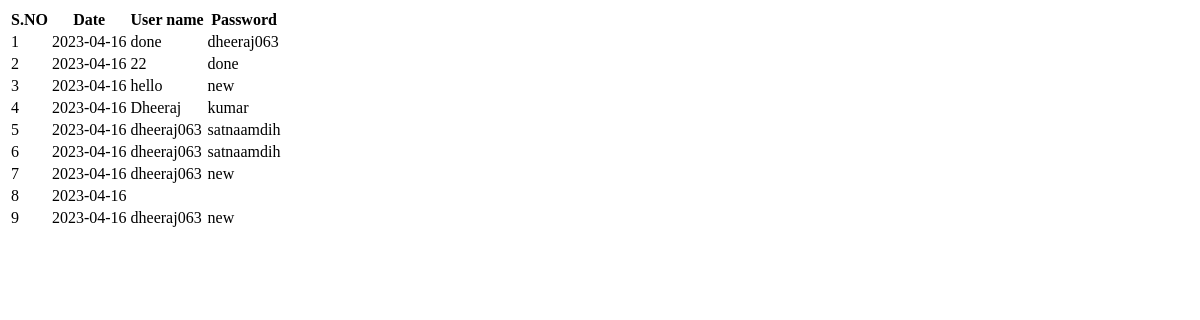
Page /managerfetch.php on the earlier database version.
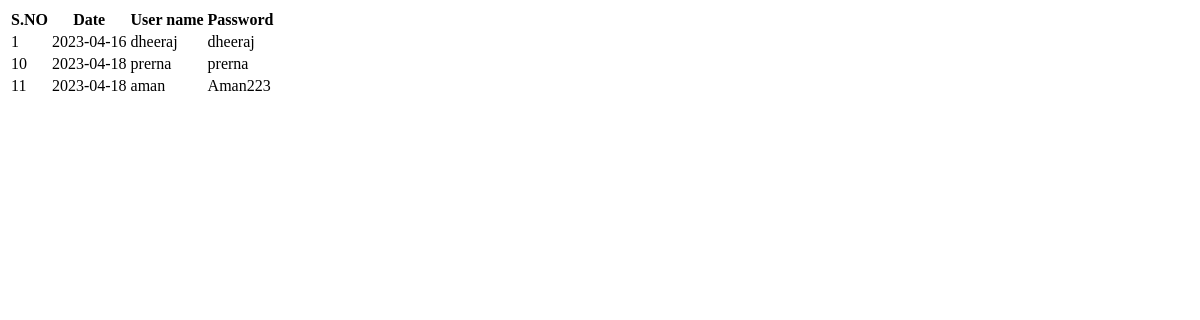
Same page on the later database version.
### tables this page shows
CREATE TABLE `managers` (
  `sno` int(11) NOT NULL,
  `username` varchar(10) NOT NULL,
  `password` varchar(10) NOT NULL,
  `date` date NOT NULL DEFAULT current_timestamp()
);

### managerfetch.php (the view, shortened to what this page needs)
<html>
  <body>
<?php
  include("dbcon.php");
   $sql = "SELECT * FROM `managers`";
   $retval = mysqli_query( $db, $sql );
     echo"
   <table>
      <tr>
      <th>S.NO </th>
      <th> Date </th>
      <th>User name</th>
      <th>Password</th>
      </tr>";
   while($row = mysqli_fetch_array($retval)) {
      echo "<tr>
      <td>{$row['sno']} </td>".
      "<td> {$row['date']}  </td>".
        " <td> {$row['username']} </td>",
         " <td> {$row['password']} </td>
         </tr>
         ";
   }
?>
</body>
</html>

Differences in the rows shown:
removed managers: sno "2", date "2023-04-16", username "22", password "done"
removed managers: sno "3", date "2023-04-16", username "hello", password "new"
removed managers: sno "4", date "2023-04-16", username "Dheeraj", password "kumar"
removed managers: sno "5", date "2023-04-16", username "dheeraj063", password "satnaamdih"
removed managers: sno "6", date "2023-04-16", username "dheeraj063", password "satnaamdih"
removed managers: sno "7", date "2023-04-16", username "dheeraj063", password "new"
removed managers: sno "8", date "2023-04-16"
removed managers: sno "9", date "2023-04-16", username "dheeraj063", password "new"
changed managers id 1: username "done" → "dheeraj"; password "dheeraj063" → "dheeraj"
added managers: sno "10", date "2023-04-18", username "prerna", password "prerna"
added managers: sno "11", date "2023-04-18", username "aman", password "Aman223"
